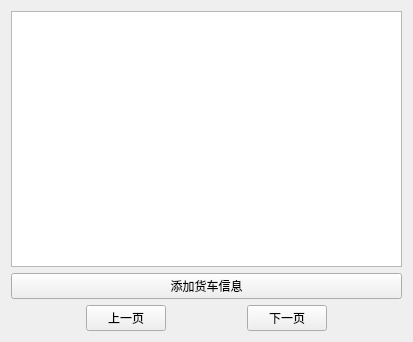
<?xml version="1.0" encoding="UTF-8"?>
<ui version="4.0">
 <class>Truck</class>
 <widget class="QWidget" name="Truck">
  <property name="geometry">
   <rect>
    <x>0</x>
    <y>0</y>
    <width>413</width>
    <height>342</height>
   </rect>
  </property>
  <property name="windowTitle">
   <string>Form</string>
  </property>
  <layout class="QGridLayout" name="gridLayout">
   <item row="0" column="0">
    <widget class="QTableView" name="tableView"/>
   </item>
   <item row="1" column="0">
    <widget class="QPushButton" name="addTruckButton">
     <property name="text">
      <string>添加货车信息</string>
     </property>
     <property name="name" stdset="0">
      <string>PushButton</string>
     </property>
    </widget>
   </item>
   <item row="2" column="0">
    <layout class="QHBoxLayout" name="horizontalLayout_4">
     <item>
      <spacer name="horizontalSpacer_8">
       <property name="orientation">
        <enum>Qt::Horizontal</enum>
       </property>
       <property name="sizeHint" stdset="0">
        <size>
         <width>40</width>
         <height>20</height>
        </size>
       </property>
      </spacer>
     </item>
     <item>
      <widget class="QPushButton" name="previousButton_2">
       <property name="text">
        <string>上一页</string>
       </property>
      </widget>
     </item>
     <item>
      <spacer name="horizontalSpacer_9">
       <property name="orientation">
        <enum>Qt::Horizontal</enum>
       </property>
       <property name="sizeHint" stdset="0">
        <size>
         <width>40</width>
         <height>20</height>
        </size>
       </property>
      </spacer>
     </item>
     <item>
      <widget class="QPushButton" name="nextButton_2">
       <property name="text">
        <string>下一页</string>
       </property>
      </widget>
     </item>
     <item>
      <spacer name="horizontalSpacer_10">
       <property name="orientation">
        <enum>Qt::Horizontal</enum>
       </property>
       <property name="sizeHint" stdset="0">
        <size>
         <width>40</width>
         <height>20</height>
        </size>
       </property>
      </spacer>
     </item>
    </layout>
   </item>
  </layout>
 </widget>
 <resources/>
 <connections/>
</ui>
